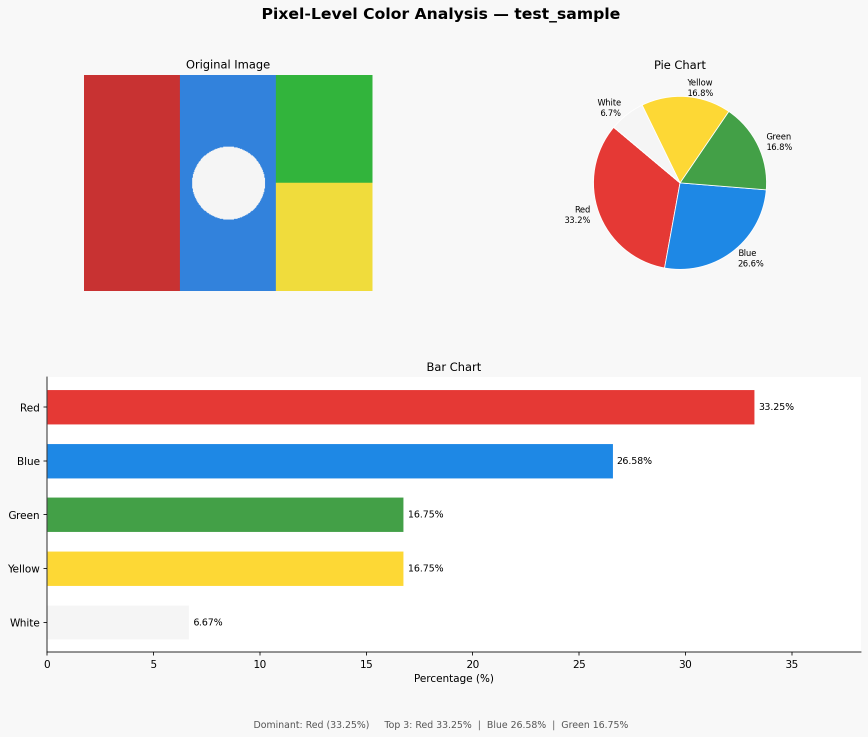
#> input picture test_sample_combined.png, 1736 x 1474 px (shown at 1/2 size); its folder holds only this picture in this run
$ python color_analyzer.py --image test_sample_combined.png
#> lines starting #> are read from the running program, lines starting #| are printed output that depends on the picture
"""
=============================================================
  Pixel-Level Image Color Analyzer
  Alemeno Product Management Internship Assignment
=============================================================
  Classifies every pixel in an image into one of 11 color
  categories using HSV color space rules.

  Categories: White, Black, Gray, Red, Orange, Yellow,
              Green, Blue, Purple, Pink, Brown

  Usage:
      python color_analyzer.py --image path/to/image.jpg
      python color_analyzer.py --image path/to/image.jpg --output_dir outputs/

  Author  : Built with Claude (Anthropic)
  Version : 1.0
=============================================================
"""

import os
import sys
import json
import argparse
import numpy as np
import pandas as pd
import matplotlib
matplotlib.use("Agg")                # non-interactive backend (no display needed)
import matplotlib.pyplot as plt
import matplotlib.patches as mpatches
from PIL import Image
import cv2


# ─────────────────────────────────────────────────────────────
#  COLOUR DEFINITIONS
#  Visual hex values used ONLY for charts – not for detection.
# ─────────────────────────────────────────────────────────────
COLOR_META = {
    "White":  "#F5F5F5",
    "Black":  "#1A1A1A",
    "Gray":   "#888888",
    "Red":    "#E53935",
    "Orange": "#FB8C00",
    "Yellow": "#FDD835",
    "Green":  "#43A047",
    "Blue":   "#1E88E5",
    "Purple": "#8E24AA",
    "Pink":   "#EC407A",
    "Brown":  "#6D4C41",
}

# Canonical order for output tables / charts
CATEGORIES = list(COLOR_META.keys())


# ─────────────────────────────────────────────────────────────
#  CORE CLASSIFICATION  (fully vectorised with NumPy)
# ─────────────────────────────────────────────────────────────

def classify_pixels(rgb_array: np.ndarray) -> np.ndarray:
    """
    Classify every pixel in *rgb_array* (shape H×W×3, dtype uint8)
    into one of 11 colour categories.

    Returns
    -------
    labels : np.ndarray  shape (H*W,)  dtype object  – category name per pixel
    """
    h, w, _ = rgb_array.shape
    total   = h * w

    # ── Step 1 : Convert RGB → HSV via OpenCV ───────────────
    # OpenCV HSV ranges: H 0-180, S 0-255, V 0-255
    hsv_img  = cv2.cvtColor(rgb_array, cv2.COLOR_RGB2HSV)
    hsv_flat = hsv_img.reshape(total, 3).astype(np.float32)

    # Normalise to [0,1] / [0,360] ranges expected by the rules
    H = hsv_flat[:, 0] * 2.0          # 0-360 degrees
    S = hsv_flat[:, 1] / 255.0        # 0-1
    V = hsv_flat[:, 2] / 255.0        # 0-1

    # ── Step 2 : Pre-allocate label array ───────────────────
    labels = np.empty(total, dtype=object)
    labels[:] = ""                     # sentinel – must be filled for every pixel

    # ── Step 3 : Achromatic classes first (order matters!) ──

    # WHITE  : high brightness, very low saturation
    mask_white = (V > 0.90) & (S < 0.15)
    labels[mask_white] = "White"

    # BLACK  : very low brightness
    mask_black = (V < 0.15) & ~mask_white
    labels[mask_black] = "Black"

    # GRAY   : low saturation, mid brightness (not already W/B)
    mask_gray = (S < 0.20) & (labels == "")
    labels[mask_gray] = "Gray"

    # ── Step 4 : Chromatic pixels – use Hue angle ───────────
    remaining = labels == ""           # pixels not yet classified

    # BROWN  : detected BEFORE Orange because it overlaps Hue 10-40
    #          Brown = warm low-brightness orange
    mask_brown = (
        remaining &
        (H >= 10) & (H <= 40) &
        (V >= 0.20) & (V <= 0.65) &
        (S > 0.25)
    )
    labels[mask_brown] = "Brown"
    remaining = labels == ""

    # RED    : hue wraps around 0°
    mask_red = remaining & ((H <= 15) | (H >= 345))
    labels[mask_red] = "Red"
    remaining = labels == ""

    # ORANGE : hue 15-40  (higher brightness than Brown)
    mask_orange = remaining & (H > 15) & (H <= 40)
    labels[mask_orange] = "Orange"
    remaining = labels == ""

    # YELLOW : hue 40-70
    mask_yellow = remaining & (H > 40) & (H <= 70)
    labels[mask_yellow] = "Yellow"
    remaining = labels == ""

    # GREEN  : hue 70-170
    mask_green = remaining & (H > 70) & (H <= 170)
    labels[mask_green] = "Green"
    remaining = labels == ""

    # BLUE   : hue 170-260
    mask_blue = remaining & (H > 170) & (H <= 260)
    labels[mask_blue] = "Blue"
    remaining = labels == ""

    # PURPLE : hue 260-300
    mask_purple = remaining & (H > 260) & (H <= 300)
    labels[mask_purple] = "Purple"
    remaining = labels == ""

    # PINK   : hue 300-345  (remaining after Brown claimed 10-40)
    mask_pink = remaining & (H > 300) & (H <= 345)
    labels[mask_pink] = "Pink"
    remaining = labels == ""

    # ── Step 5 : Safety net – classify anything uncaught ────
    # (should be empty with complete rules, but guards against
    #  floating-point edge cases at hue boundaries)
    if remaining.any():
        # Fallback: nearest hue bucket
        leftover_H = H[remaining]
        fallback = np.where(leftover_H <= 40, "Red",
                   np.where(leftover_H <= 70, "Yellow",
                   np.where(leftover_H <= 170, "Green",
                   np.where(leftover_H <= 260, "Blue",
                   np.where(leftover_H <= 300, "Purple", "Pink")))))
        labels[remaining] = fallback

    return labels


# ─────────────────────────────────────────────────────────────
#  MAIN ANALYSIS FUNCTION
# ─────────────────────────────────────────────────────────────

def analyze_image(image_path: str, output_dir: str = "outputs") -> dict:
    """
    Full pipeline: load → classify → tabulate → charts → JSON/CSV.

    Parameters
    ----------
    image_path : str   – path to input image (JPG / PNG / JPEG)
    output_dir : str   – folder for saved outputs

    Returns
    -------
    dict  { "White": xx.xx, "Black": xx.xx, … }  (percentages)
    """
#> called with image_path = 'test_sample_combined.png', output_dir = 'outputs'
    os.makedirs(output_dir, exist_ok=True)
    base_name = os.path.splitext(os.path.basename(image_path))[0]

    # ── Load image ──────────────────────────────────────────
    pil_img   = Image.open(image_path).convert("RGB")
    rgb_array = np.array(pil_img, dtype=np.uint8)
    total_px  = rgb_array.shape[0] * rgb_array.shape[1]
#> total_px = 2558864

    print(f"\n{'='*55}")
    print(f"  Analysing : {image_path}")
    print(f"  Size      : {pil_img.width} × {pil_img.height} px  ({total_px:,} pixels)")
#|   Size      : 1736 × 1474 px  (2,558,864 pixels)
    print(f"{'='*55}")

    # ── Classify every pixel ────────────────────────────────
    labels = classify_pixels(rgb_array)
#> in classify_pixels, `hsv_img  = cv2.cvtColor(rgb_array, cv2.COLOR_RGB2HSV)`: hsv_img: shape (1474, 1736, 3); mean H, S, V 10.6, 44.8, 240.4

    # ── Count & compute percentages ─────────────────────────
    counts  = {cat: int(np.sum(labels == cat)) for cat in CATEGORIES}
#> counts = 11 items
    percents = {cat: round(counts[cat] / total_px * 100, 2) for cat in CATEGORIES}
#> percents = 11 items

    # Sanity check
    total_classified = sum(counts.values())
#> total_classified = 2558864
    assert total_classified == total_px, (
        f"Classification mismatch: {total_classified} ≠ {total_px} pixels"
    )

    # ── Build results DataFrame (sorted descending) ─────────
    df = pd.DataFrame({
        "Color":      list(percents.keys()),
        "Pixels":     list(counts.values()),
        "Percentage": list(percents.values()),
    }).sort_values("Percentage", ascending=False).reset_index(drop=True)
#> df = table of 11 rows and 3 columns

    # ── Print summary table ──────────────────────────────────
    print(f"\n{'Color':<12} {'Pixels':>12} {'Percentage':>12}")
    print("-" * 38)
    for _, row in df.iterrows():
        bar = "█" * int(row["Percentage"] / 2)
        print(f"  {row['Color']:<10} {int(row['Pixels']):>12,} {row['Percentage']:>10.2f}%  {bar}")
#> this loop made 11 passes
#> bar on passes 1 to 11: '█████████████████████████████████████', '████', '███', '██', '██', '', '', '', '', '', ''
#|   White         1,939,329      75.79%  █████████████████████████████████████
#|   Red             211,182       8.25%  ████
#|   Blue            169,009       6.60%  ███
#|   Yellow          106,201       4.15%  ██
#|   Green           106,111       4.15%  ██
#|   Gray             16,691       0.65%
#|   Black            10,341       0.40%
#|   Orange                0       0.00%
#> (further printed lines are left out)
    print("-" * 38)
    print(f"  {'TOTAL':<10} {total_px:>12,} {'100.00%':>11}")
#|   TOTAL         2,558,864     100.00%

    dominant = df.iloc[0]
    top3     = df.head(3)
#> top3 = table of 3 rows and 3 columns
    print(f"\n  Dominant Color : {dominant['Color']}  ({dominant['Percentage']:.2f}%)")
#|   Dominant Color : White  (75.79%)
    print(f"  Top 3 Colors   : " +
          "  |  ".join(f"{r['Color']} {r['Percentage']:.2f}%" for _, r in top3.iterrows()))
#|   Top 3 Colors   : White 75.79%  |  Red 8.25%  |  Blue 6.60%

    # ── Save CSV ─────────────────────────────────────────────
    csv_path = os.path.join(output_dir, f"{base_name}_results.csv")
    df.to_csv(csv_path, index=False)
    print(f"\n  CSV saved  → {csv_path}")

    # ── Save JSON ────────────────────────────────────────────
    json_path = os.path.join(output_dir, f"{base_name}_results.json")
    with open(json_path, "w") as f:
        json.dump(percents, f, indent=2)
    print(f"  JSON saved → {json_path}")

    # ── Generate charts ──────────────────────────────────────
    _make_pie_chart(df, base_name, output_dir, pil_img)
    _make_bar_chart(df, base_name, output_dir)
    _make_combined_chart(df, base_name, output_dir, pil_img)

    return percents


# ─────────────────────────────────────────────────────────────
#  CHART HELPERS
# ─────────────────────────────────────────────────────────────

def _get_colors(df: pd.DataFrame) -> list:
    """Return hex colour list in the order rows appear in df."""
    return [COLOR_META[c] for c in df["Color"]]


def _make_pie_chart(df, base_name, output_dir, pil_img):
    """Pie chart – only slices ≥ 0.5% are labelled to avoid clutter."""
#> called with base_name = 'test_sample_combined', output_dir = 'outputs'
    fig, ax = plt.subplots(figsize=(8, 7), facecolor="#FAFAFA")

    sizes  = df["Percentage"].values
    colors = _get_colors(df)
    labels = [
        f"{row['Color']}\n{row['Percentage']:.1f}%" if row["Percentage"] >= 1.5 else ""
        for _, row in df.iterrows()
    ]

    wedges, texts = ax.pie(
        sizes,
        labels=labels,
        colors=colors,
        startangle=140,
        wedgeprops=dict(linewidth=0.8, edgecolor="white"),
        textprops=dict(fontsize=9),
    )

    # Legend for slices that were too small to label
    legend_handles = [
        mpatches.Patch(color=COLOR_META[row["Color"]],
                       label=f"{row['Color']}  {row['Percentage']:.1f}%")
        for _, row in df.iterrows() if row["Percentage"] > 0
    ]
    ax.legend(handles=legend_handles, loc="lower right",
              fontsize=8, framealpha=0.9, title="Colors")

    ax.set_title(f"Color Distribution — {base_name}",
                 fontsize=13, fontweight="bold", pad=14)
    plt.tight_layout()

    path = os.path.join(output_dir, f"{base_name}_pie.png")
    plt.savefig(path, dpi=150, bbox_inches="tight")
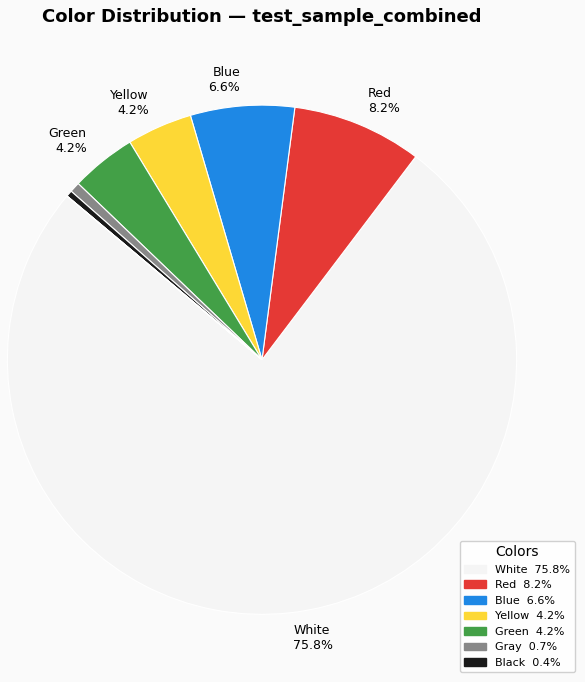
#> figure drawn by matplotlib, 1 panel
    plt.close()
    print(f"  Pie chart  → {path}")


def _make_bar_chart(df, base_name, output_dir):
    """Horizontal bar chart sorted descending."""
#> called with base_name = 'test_sample_combined', output_dir = 'outputs'
    visible = df[df["Percentage"] > 0].copy()

    fig, ax = plt.subplots(figsize=(9, 6), facecolor="#FAFAFA")

    bars = ax.barh(
        visible["Color"][::-1],          # reverse so highest is on top
        visible["Percentage"][::-1],
        color=[COLOR_META[c] for c in visible["Color"][::-1]],
        edgecolor="white",
        linewidth=0.6,
        height=0.65,
    )

    # Value labels on bars
    for bar, pct in zip(bars, visible["Percentage"][::-1]):
        ax.text(
            bar.get_width() + 0.3, bar.get_y() + bar.get_height() / 2,
            f"{pct:.2f}%", va="center", ha="left", fontsize=9,
        )

    ax.set_xlabel("Percentage of Total Pixels (%)", fontsize=10)
    ax.set_title(f"Color Breakdown — {base_name}",
                 fontsize=13, fontweight="bold", pad=12)
    ax.set_xlim(0, max(visible["Percentage"]) * 1.18)
    ax.spines[["top", "right"]].set_visible(False)
    ax.tick_params(axis="y", labelsize=10)
    plt.tight_layout()

    path = os.path.join(output_dir, f"{base_name}_bar.png")
    plt.savefig(path, dpi=150, bbox_inches="tight")
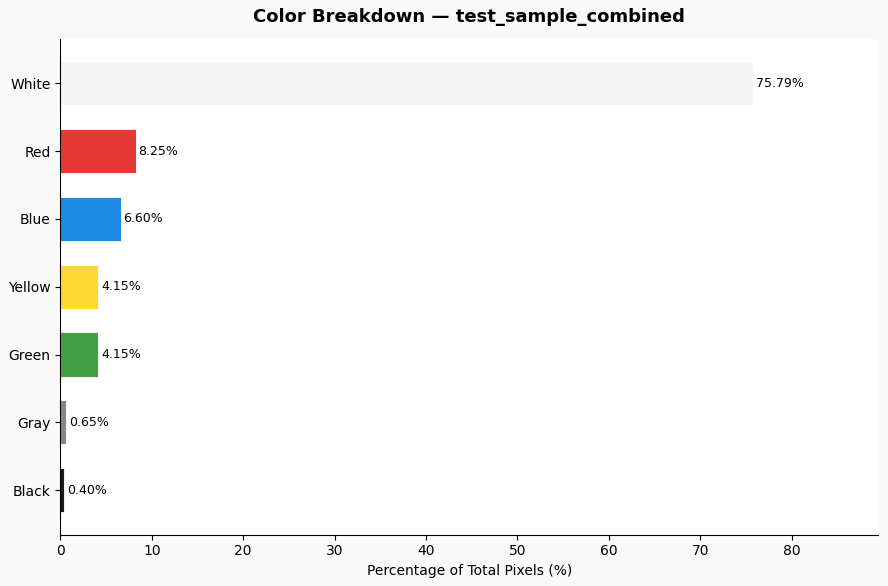
#> figure drawn by matplotlib, 1 panel
    plt.close()
    print(f"  Bar chart  → {path}")


def _make_combined_chart(df, base_name, output_dir, pil_img):
    """
    Single combined figure:
      [original image]  |  [pie chart]
      [horizontal bar chart spanning full width]
    """
#> called with base_name = 'test_sample_combined', output_dir = 'outputs'
    fig = plt.figure(figsize=(14, 10), facecolor="#F8F8F8")
    fig.suptitle(f"Pixel-Level Color Analysis — {base_name}",
                 fontsize=15, fontweight="bold", y=0.97)

    gs  = fig.add_gridspec(2, 2, height_ratios=[1.1, 1.4], hspace=0.35, wspace=0.25)
    ax_img = fig.add_subplot(gs[0, 0])
    ax_pie = fig.add_subplot(gs[0, 1])
    ax_bar = fig.add_subplot(gs[1, :])

    # ── Original image ───────────────────────────────────────
    ax_img.imshow(pil_img)
    ax_img.set_title("Original Image", fontsize=11)
    ax_img.axis("off")

    # ── Pie ──────────────────────────────────────────────────
    sizes  = df["Percentage"].values
    colors = _get_colors(df)
    labels_pie = [
        f"{r['Color']}\n{r['Percentage']:.1f}%" if r["Percentage"] >= 2.0 else ""
        for _, r in df.iterrows()
    ]
    ax_pie.pie(
        sizes, labels=labels_pie, colors=colors, startangle=140,
        wedgeprops=dict(linewidth=0.8, edgecolor="white"),
        textprops=dict(fontsize=8),
    )
    ax_pie.set_title("Pie Chart", fontsize=11)

    # ── Bar ──────────────────────────────────────────────────
    visible = df[df["Percentage"] > 0]
    bars = ax_bar.barh(
        visible["Color"][::-1],
        visible["Percentage"][::-1],
        color=[COLOR_META[c] for c in visible["Color"][::-1]],
        edgecolor="white", linewidth=0.6, height=0.65,
    )
    for bar, pct in zip(bars, visible["Percentage"][::-1]):
        ax_bar.text(
            bar.get_width() + 0.2, bar.get_y() + bar.get_height() / 2,
            f"{pct:.2f}%", va="center", ha="left", fontsize=9,
        )
    ax_bar.set_xlabel("Percentage (%)", fontsize=10)
    ax_bar.set_title("Bar Chart", fontsize=11)
    ax_bar.set_xlim(0, max(visible["Percentage"]) * 1.15)
    ax_bar.spines[["top", "right"]].set_visible(False)

    # ── Footer stats ─────────────────────────────────────────
    top3_str = "  |  ".join(
        f"{r['Color']} {r['Percentage']:.2f}%"
        for _, r in df.head(3).iterrows()
    )
    fig.text(0.5, 0.01, f"Dominant: {df.iloc[0]['Color']} ({df.iloc[0]['Percentage']:.2f}%)     "
             f"Top 3: {top3_str}",
             ha="center", fontsize=9, color="#555555")

    path = os.path.join(output_dir, f"{base_name}_combined.png")
    plt.savefig(path, dpi=150, bbox_inches="tight")
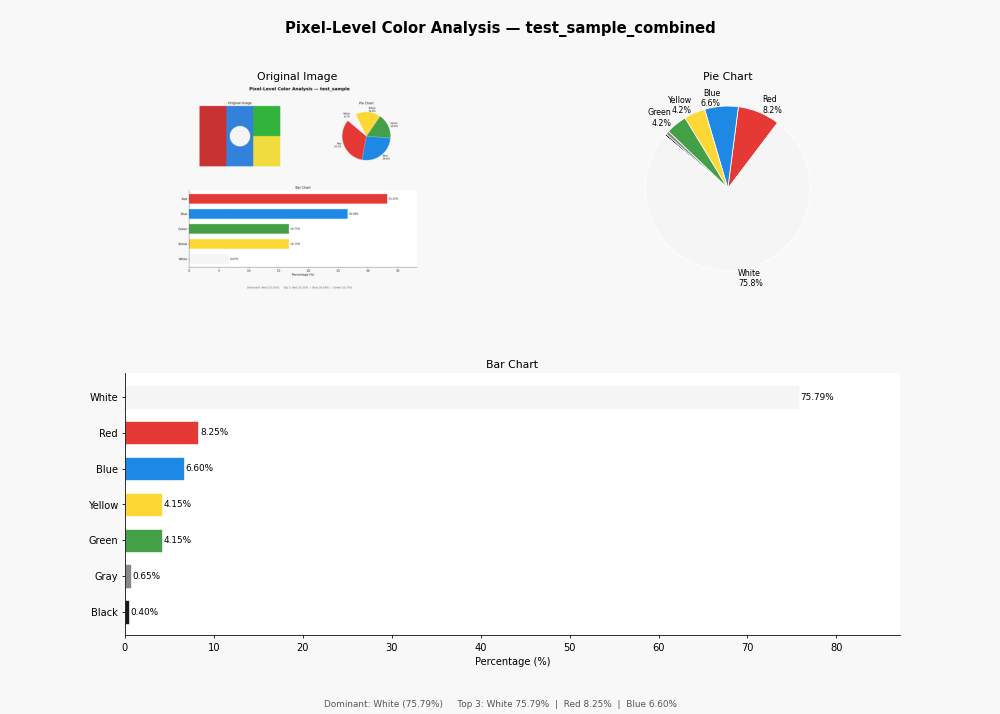
#> figure drawn by matplotlib, 3 panels
    plt.close()
    print(f"  Combined   → {path}")


# ─────────────────────────────────────────────────────────────
#  CLI ENTRY POINT
# ─────────────────────────────────────────────────────────────

def main():
    parser = argparse.ArgumentParser(
        description="Pixel-level image color analyzer (11 categories)"
    )
    parser.add_argument(
        "--image", required=True,
        help="Path to input image (jpg / png / jpeg)"
    )
    parser.add_argument(
        "--output_dir", default="outputs",
        help="Directory to save output files (default: outputs/)"
    )
    args = parser.parse_args()

    if not os.path.isfile(args.image):
        print(f"ERROR: File not found → {args.image}")
        sys.exit(1)

    result = analyze_image(args.image, args.output_dir)
#> result = 11 items

    print(f"\n  JSON result:")
    print(json.dumps(result, indent=4))
#| {
#|     "White": 75.79,
#|     "Black": 0.4,
#|     "Gray": 0.65,
#|     "Red": 8.25,
#|     "Orange": 0.0,
#|     "Yellow": 4.15,
#|     "Green": 4.15,
#|     "Blue": 6.6,
#|     "Purple": 0.0,
#|     "Pink": 0.0,
#|     "Brown": 0.0
#> (further printed lines are left out)
    print(f"\n{'='*55}\n  Done.\n{'='*55}\n")


if __name__ == "__main__":
    main()
